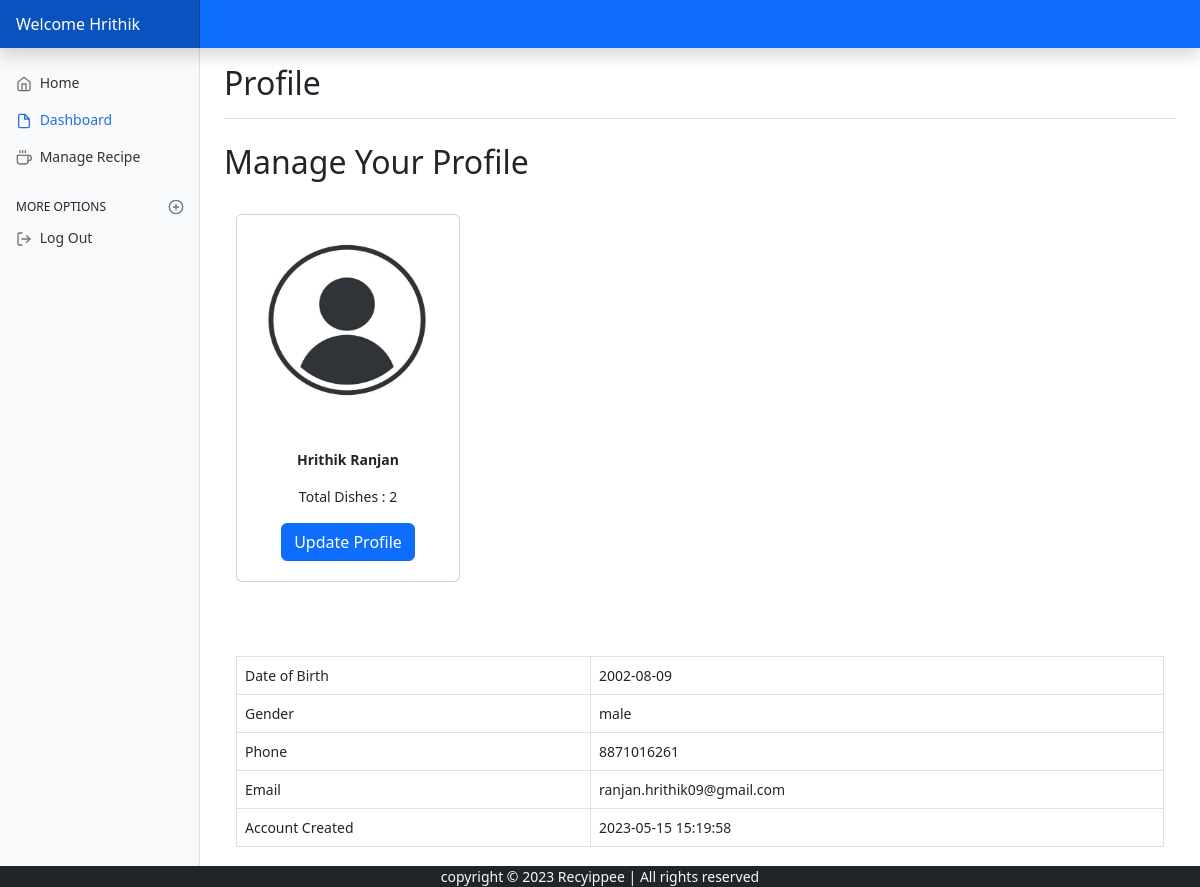
Page /user.php (signed in) on the committed database.
### tables this page shows
CREATE TABLE `users` (
  `id` bigint(20) NOT NULL,
  `FirstName` varchar(20) NOT NULL,
  `LastName` varchar(20) NOT NULL,
  `Email` varchar(100) NOT NULL,
  `Gender` varchar(11) NOT NULL,
  `Phone` bigint(20) NOT NULL,
  `password` varchar(255) NOT NULL,
  `dob` date NOT NULL,
  `timestamp` datetime NOT NULL DEFAULT current_timestamp()
);

### user.php (the view, shortened to what this page needs)
<?php
include_once 'partials/_dbconnect.php';
$res = mysqli_query($conn, "SELECT * FROM users WHERE id=" . $_SESSION['sno']);
$res2 = mysqli_query($conn, "SELECT * FROM recipe WHERE id=" . $_SESSION['sno']);
$userRow = mysqli_fetch_array($res, MYSQLI_ASSOC);
$numRows = mysqli_num_rows($res2);
?>
<!DOCTYPE html>
<html lang="en">
<head>
	<link href="css/bootstrap.min.css" rel="stylesheet">
	<link href="dashboard.css" rel="stylesheet">
</head>
<body>
	<header class="navbar navbar-dark sticky-top bg-primary flex-md-nowrap p-0 shadow">
		<a class="navbar-brand col-md-3 col-lg-2 me-0 px-3 fs-6" href="user.php">Welcome
		<?php echo $userRow['FirstName']; ?>
		</a>
	</header>
	<div class="container-fluid">
		<div class="row">
			<nav id="sidebarMenu" class="col-md-3 col-lg-2 d-md-block bg-light sidebar collapse">
				<div class="position-sticky pt-3 sidebar-sticky">
                    <ul class="nav flex-column">
                        <li class="nav-item">
                            <a class="nav-link" aria-current="page" href="index.php">
                                <span data-feather="home" class="align-text-bottom"></span>
                                Home
                            </a>
                        </li>
                        <li class="nav-item">
                            <a class="nav-link active" aria-current="page" href="user.php">
                                <span data-feather="file" class="align-text-bottom"></span>
                                Dashboard
                            </a>
                        </li>
                        <li class="nav-item">
                            <a class="nav-link" href="recipe.php">
                                <span data-feather="coffee" class="align-text-bottom"></span>
                                Manage Recipe
                            </a>
                        </li>
                    </ul>
                    <h6 class="sidebar-heading d-flex justify-content-between align-items-center px-3 mt-4 mb-1 text-uppercase">
                        <span>More options</span>
                        <a class="link-secondary" href="#" aria-label="Add a new report">
                            <span data-feather="plus-circle" class="align-text-bottom"></span>
                        </a>
                    </h6>
                    <ul class="nav flex-column mb-2">
                        <li class="nav-item">
                            <a class="nav-link" href="partials/_logout.php">
                                <span data-feather="log-out"></span>
                                Log Out
                            </a>
                        </li>
                    </ul>
            	</div>
			</nav>
			<main class="col-md-9 ms-sm-auto col-lg-10 px-md-4">
				<div class="d-flex justify-content-between flex-wrap flex-md-nowrap align-items-center pt-3 pb-2 mb-3 border-bottom">
					<h1 class="h2">Profile</h1>
				</div>
				<h2 class="my-4"> Manage Your Profile</h2>
				<div class="container my-4">
					<div class="row my-4">
						<div class="col-md-4 my-2">
							<div class="card text-center" style="width: 14rem; height:23rem;">
								<img src="images/user.jpg" class="card-img-top" style="height: 210px; width: 220px; " alt="image for this category">
								<div class="card-body">
									<p class="card-text"><strong><?php echo $userRow['FirstName']; ?> <?php echo $userRow['LastName']; ?></strong></p>
									<p class="card-text">Total Dishes : <?php echo $numRows;?></p>
									<button type="button" class="btn btn-primary" data-bs-toggle="modal" data-bs-target="#myModal">Update Profile</button>
								</div>
							</div>
						</div>
					</div>
					<br /><br />
					<div class="table-responsive">
						<table class="table table-hover table-bordered">
							<tbody>
								<tr>
									<td>Date of Birth</td>
									<td><?php echo $userRow['dob']; ?></td>
								</tr>
								<tr>
									<td>Gender</td>
									<td><?php echo $userRow['Gender']; ?></td>
								</tr>
								<tr>
									<td>Phone</td>
									<td><?php echo $userRow['Phone']; ?>
								</td>
							</tr>
							<tr>
								<td>Email</td>
								<td><?php echo $userRow['Email']; ?>
								</td>
							</tr>
							<tr>
								<td>Account Created</td>
								<td><?php echo $userRow['timestamp']; ?>
								</td>
							</tr>
							</tbody>
						</table>
					</div>
				</div>
			</main>
		</div>
		<div class="container-fluid fixed-bottom bg-dark text-light mb-0">
			<p class="text-center mb-0">
				copyright &copy; 2023 Recyippee | All rights reserved
			</p>
		</div>
	</div>
</body>
</html>

### dashboard.css (style rules this page uses)
body { font-size: .875rem; }
.feather { width: 16px; height: 16px; }
.sidebar { position: fixed; top: 0; bottom: 0; left: 0; z-index: 100; padding: 48px 0 0; box-shadow: inset -1px 0 0 rgba(0, 0, 0, .1); }
.sidebar-sticky { height: calc(100vh - 48px); overflow-x: hidden; overflow-y: auto; }
.sidebar .nav-link { font-weight: 500; color: #333; }
.sidebar .nav-link .feather { margin-right: 4px; color: #727272; }
.sidebar .nav-link.active { color: #2470dc; }
.sidebar .nav-link:hover .feather, .sidebar .nav-link.active .feather { color: inherit; }
.sidebar-heading { font-size: .75rem; }
.navbar-brand { padding-top: .75rem; padding-bottom: .75rem; background-color: rgba(0, 0, 0, .25); box-shadow: inset -1px 0 0 rgba(0, 0, 0, .25); }

### rows in the picture
users: FirstName "Hrithik", LastName "Ranjan", dob "2002-08-09", Gender "male", Phone "8871016261", Email "ranjan.hrithik09@gmail.com", timestamp "2023-05-15 15:19:58"

### other values in the picture
$numRows "2"
